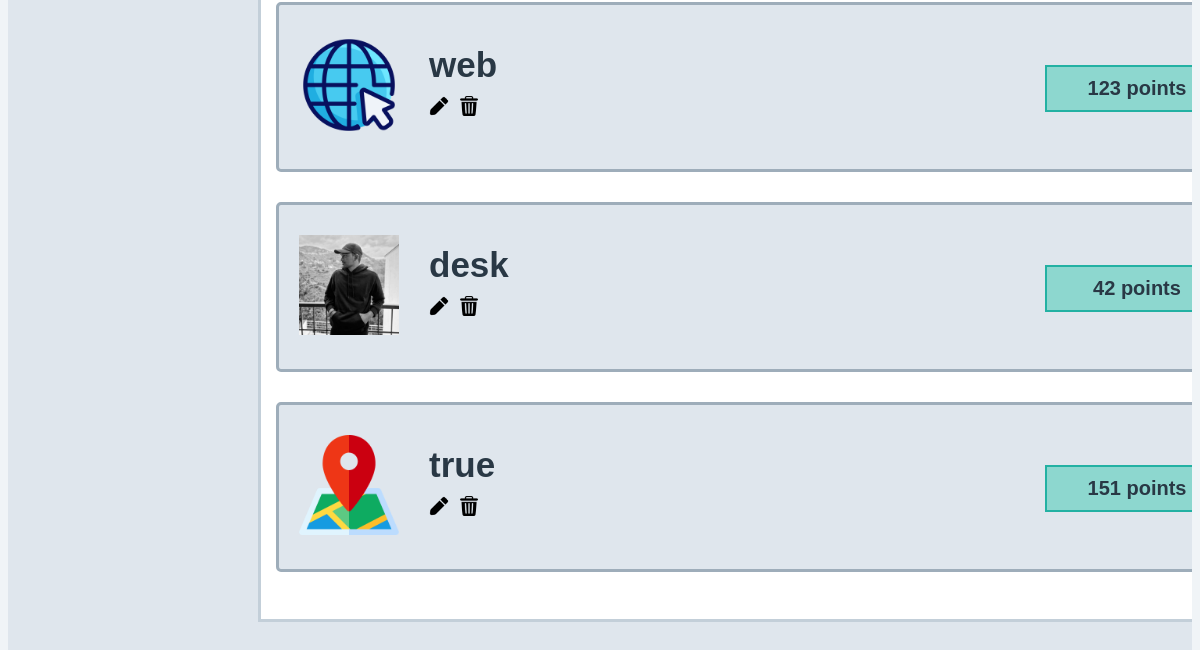
The app's page /app/ (signed in, lower part), older data.
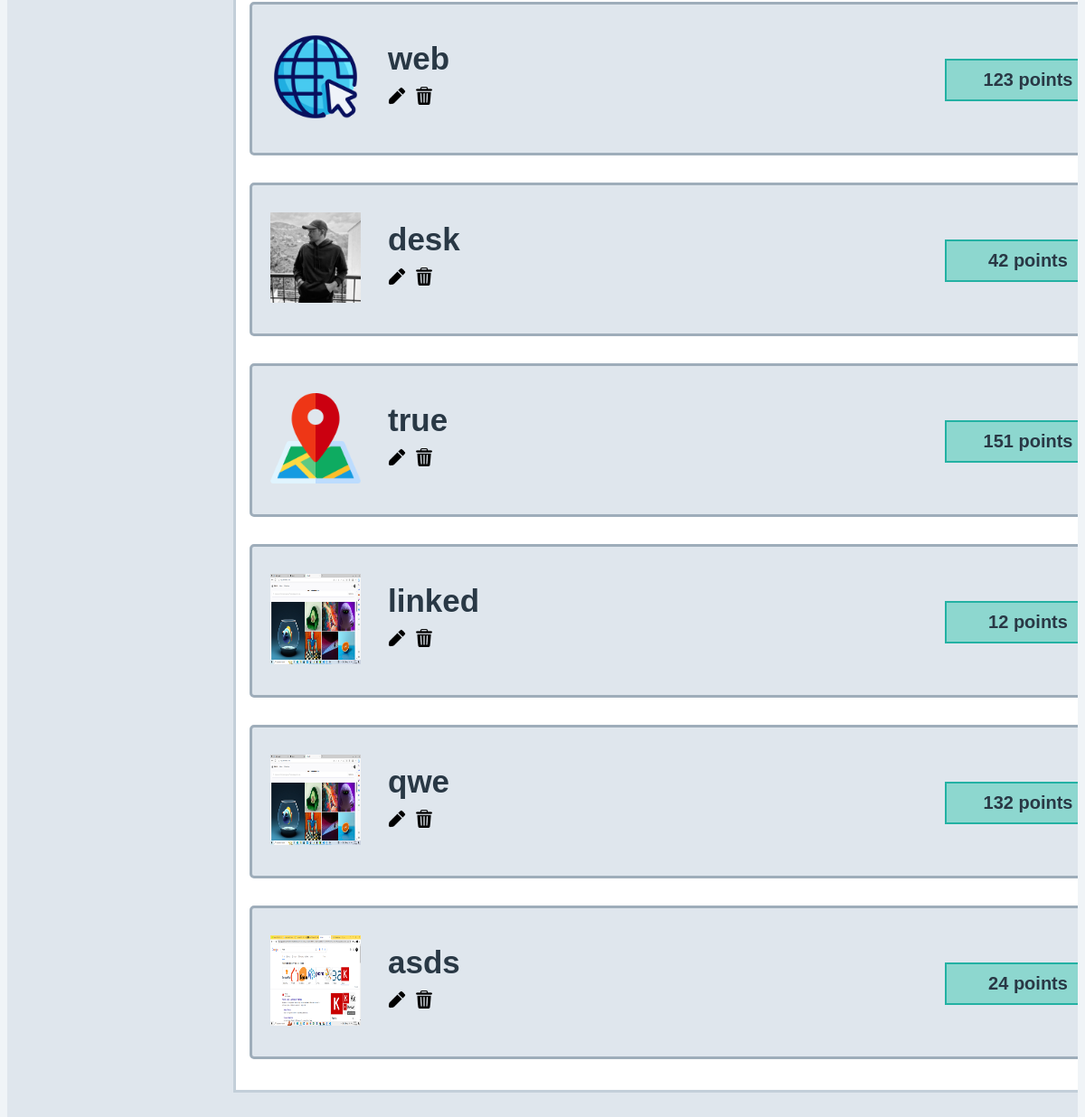
The same page, newer data.
### main/models.py (models this page shows)
class App(models.Model):
    appicon = models.ImageField(upload_to='icon/')
    appname = models.CharField(max_length=255)
    link = models.CharField(max_length=100)
    category= models.CharField(max_length=100)
    subcategory = models.CharField(max_length=100)
    points = models.IntegerField()
    created_at = models.DateTimeField(auto_now_add=True, null=True)
    def __str__(self):
        return self.appname

### main/views.py (the view)
# urls.py: path('', views.list, name='app_list'),
@login_required(login_url="/login")
def list(request):
    context = App.objects.all()
    print(context)
    return render(request, 'main/app_list.html', {'context': context})

### main/templates/main/app_list.html (shortened to what this page needs)
{% extends 'main/base.html' %}
{% load static %}
{% block content%}
{% for group in request.user.groups.all %}
<div class="content">
    {% if group.name == 'admin' %}
        {% for app in context %}
        <div class="container" id="container">
            <div class="imagelist">
                <img class="listimage" src="{{ app.appicon.url }}" alt="{{ app.appname }} Image">
            </div>
            <div class="container1">
                <div class="left-content">
                    <a class="container1-name">{{app.appname}}</a>
                    <form class="form-list" action="{% url 'app_delete' app.id %}">
                        <a href="{% url 'app_update' app.id %}"><img src="media/pencil.png" alt="edit button" style="height: 20px; width: 20px;"></a>
                        <button type="submit" style=" border: #dfe6ed;
                        background-color: #dfe6ed"><img src="media/bin.png" alt="Delete button" style="height: 20px; width: 20px;"></button>
                    </form>
                </div>
                <div class="right-content">
                    <a class="container1-point">{{app.points}} points</a>
                </div>
            </div>
        </div>
        {% endfor %}
        {% endif %}
    </div>
{% endfor %}
{% endblock content%}

### main/templates/main/base.html (shortened to what this page needs)
{% load static %}
<!DOCTYPE html>
<html lang="en">
<head>
    <link rel="stylesheet" href="{% static 'main/style.css' %}">
</head>
<body>
<div class="centered-div">
{% for group in request.user.groups.all %}
{% if group.name == 'admin' %}
    <div class="main-container">
        <div class="navbar">
        </div>
{% endif %}
        <div class="content-wrapper">
                {% block content %}
                {% endblock content %}
        </div>
    </div>
    </div>
{% endfor %}
</body>
</html>

### main/static/main/style.css (style rules this page uses)
body { background-color: rgba(240, 244, 247, 255); overflow: hidden; }
.centered-div { height: 98vh; background-color: rgba(240, 244, 247, 255); display: flex; flex-direction: column; }
.main-container { display: flex; width: 100%; height:80%; background-color: #dfe6ed ; border-radius: 0px 0px 5px 5px; height: 91vh; }
.navbar { padding-top: 50px; display: flex; flex-direction: column; align-items: center; width: 250px; background-color: #dfe6ed; }
.content-wrapper { flex: 1; flex-direction: column; flex-wrap: wrap; display: flex; overflow-y: auto; height:85vh; background-color: white; }
.content { flex: 1; padding: 30px; padding-right: 15px; padding-left: 15px; border: 3px solid #c3cfd9; overflow-y: auto; }
.container { display: flex; margin-bottom: 30px; padding: 20px; background-color: #dfe6ed; border: 3px solid #9eadba; border-radius: 5px; }
.imagelist { padding-top: 10px; padding-bottom: 10px; }
.listimage { padding-right: 30px; width:100px; height:100px; }
.container1 { display: flex; }
.left-content { display:block; margin-top: 20px; width: 400px; text-align: left; }
.container1-name { font-size: 35px; font-family: sans-serif; font-weight: bold; color:#293845; }
.form-list { margin-top: 10px; }
.right-content { margin-top: 40px; width: 400px; align-items:center; text-align: right; }
.container1-point { font-size: 20px; font-family: sans-serif; font-weight: bold; width:130px; display: inline-block; padding: 10px 25px; text-decoration: none; font-weight: bold; cursor: pointer; text-align: center; background-color: #8dd7cf; color:#293845; border: 2px solid #23b1a3; }

Row changes from the older to the newer data that the page shows:
added App: appicon (picture), appname "linked", points "12"
added App: appicon (picture), appname "qwe", points "132"
added App: appicon (picture), appname "asds", points "24"
